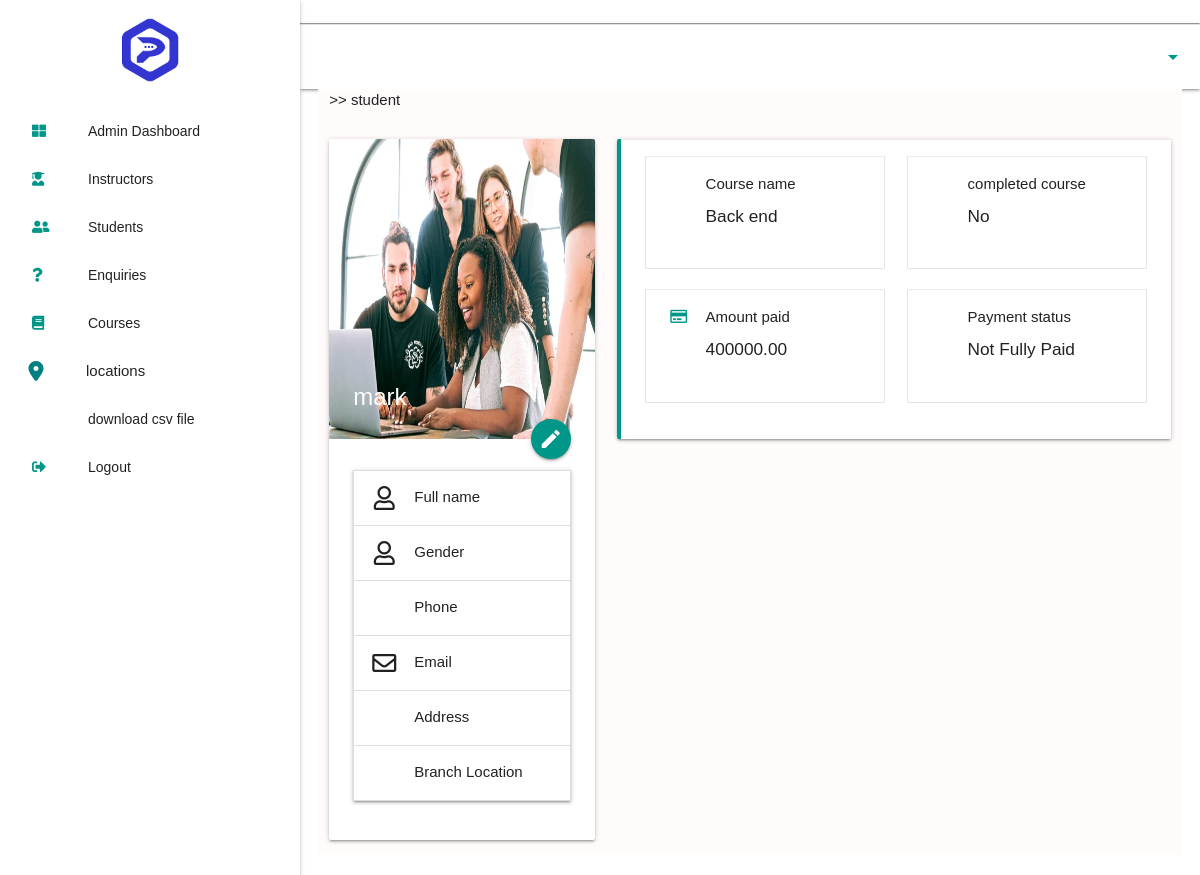
/student_detail/markhenrykk3qqxoxwb/, run on the app's committed database.
### parach_dashboard/models.py (models this page shows, shortened)
class Student(models.Model):
    firstname = models.CharField(max_length=255)
    lastname = models.CharField(max_length=255)
    mobile_phone = models.BigIntegerField(blank=True, null=True, default='070')
    email = models.EmailField(max_length=255)
    address = models.CharField(max_length=255)
    branch = models.ForeignKey(BranchLocation, null=True, on_delete=models.SET_NULL)
    GENDER = (
        ('Male', 'Male'),
        ('Female', 'Female')
    )
    gender = models.CharField(max_length=7, choices=GENDER, default='Male')
    profile_pic = models.ImageField( upload_to = 'Profile_pics', null = True, blank = True)
    course = models.ForeignKey(Course, null=True, on_delete=models.SET_NULL)
    slug = models.SlugField(null=False)
    amountpaid = models.DecimalField(max_digits=8, decimal_places=2, default='0000000.00',null=True, blank=True)
    STATUS = (
        ('Fully Paid', 'Fully Paid'),
        ('Not Fully Paid', 'Not Fully Paid'),
    )
    payment_status = models.CharField(max_length=16, choices=STATUS, default="Not Fully Paid")
    completed_course = models.BooleanField(default=False, null=True, blank=True)

class Course(models.Model):
    name = models.CharField(max_length=200)
    price = models.DecimalField(max_digits=8, decimal_places=2)
    slug = models.SlugField(null=False)

### parach_dashboard/student_views.py (the view)
# urls.py: path('student_detail/<slug:slug>/', student_views.student_detail, name='student_details'),
def student_detail(request,slug):
    student = Student.objects.get(slug=slug)
    context = {
        'student':student,
    }
    return render(request, 'student_template/student_detail.html', context)

### parach_dashboard/context_processors.py (called while the page is built)
def locationsView(request):
    locations = BranchLocation.objects.all()
    return{
        'locations':locations
    }

### parach_dashboard/models.py (called while the page is built)
    def __str__(self):
        return self.branch_name

### parach_dashboard/templates/student_template/student_detail.html (shortened to what this page needs)
{% extends 'admin_templates/admin-base.html' %}
{% load materializecss%}
{% load static %} {% block content %}
<main class="">
  <section class="profile-page">
    <div class="row">
      <div class="col s12 m12">>> student</div>
    </div>
    <div class="row">
      <div class="col s12 m4">
        <div class="card">
          <div class="card-image">
            {% if student.profile_pic %}
            <img src="{{student.profile_pic.url}}" alt="" />
            {% else %}
            <img src="{% static 'img/2.jpg' %}" alt="" class="" />
            {% endif %}
            <span class="card-title">{{student.firstname}}</span>
            <a
              class="btn-floating halfway-fab waves-effect waves-light teal"
              href="{% url 'parach_dashboard:student_updates' student.slug %}"
              ><i class="large material-icons">edit</i></a
            >
          </div>
          <div class="card-content">
            <ul class="collapsible">
              <li>
                <div class="collapsible-header">
                  <i class="far fa-user"></i>Full name
                </div>
              </li>
              <li>
                <div class="collapsible-header">
                  <i class="far fa-user"></i>Gender
                </div>
              </li>
              <li>
                <div class="collapsible-header">
                  <i class="far fa-phone"></i>Phone
                </div>
              </li>
              <li>
                <div class="collapsible-header">
                  <i class="far fa-envelope"></i>Email
                </div>
              </li>
              <li>
                <div class="collapsible-header">
                  <i class="far fa-map-marker-alt"></i>Address
                </div>
              </li>
              <li>
                <div class="collapsible-header">
                  <i class="far fa-map-marker-alt"></i>Branch Location
                </div>
              </li>
            </ul>
          </div>
        </div>
      </div>
      <div class="col m8">
        <div class="card horizontal card-design">
          <div class="card-stacked">
            <div class="card-action profile-info-card">
              <div class="row">
                <div class="col m6 s12">
                  <div class="card-action card-border">
                    <div class="row">
                      <div class="col m2">
                        <i class="far fa-book"></i>
                      </div>
                      <div class="col m10">
                        <span>Course name</span>
                        <h6>{{student.course.name}}</h6>
                      </div>
                    </div>
                  </div>
                </div>
                <div class="col m6 s12">
                  <div class="card-action card-border">
                    <div class="row">
                      <div class="col m2">
                        {%if student.completed_course == False or student.completed_course == Null%}
                        <i class="far fa-times"></i>
                        {%else%}
                        <i class="far fa-check"></i>
                        {%endif%}
                      </div>
                      <div class="col m10">
                        <span>completed course</span>
                        {%if student.completed_course == False or student.completed_course == Null%}
                        <h6>No</h6>
                        {%else%}
                        <h6>yes</h6>
                        {%endif%}
                      </div>
                    </div>
                  </div>
                </div>
              </div>
              <div class="row">
                <div class="col m6 s12">
                  <div class="card-action card-border">
                    <div class="row">
                      <div class="col m2">
                        <i class="far fa-credit-card"></i>
                      </div>
                      <div class="col m10">
                        <span>Amount paid</span>
                        <h6>{{student.amountpaid}}</h6>
                      </div>
                    </div>
                  </div>
                </div>
                <div class="col m6 s12">
                  <div class="card-action card-border">
                    <div class="row">
                      <div class="col m2">
                        {%if student.payment_status == 'Fully Paid'%}
                        <i class="far fa-check"></i>
                        {%else%}
                        <i class="far fa-times"></i>
                        {%endif%}
                      </div>
                      <div class="col m10 s12">
                        <span>Payment status</span>
                        <h6>{{student.payment_status}}</h6>
                      </div>
                    </div>
                  </div>
                </div>
              </div>
            </div>
          </div>
        </div>
      </div>
    </div>
  </section>
</main>
{% endblock %}

### static/css/customcss.css (style rules this page uses)
* { box-sizing: border-box; margin: 0; padding: 0; font-family: helvetica; }
:root { --main-color: #3335d1; --second-color:#009688; }
header, main, footer { padding-left: 300px; }
main { width: 97vw !important; margin:0 auto; }
.profile-page .card-image img { width: 100%; height: 300px; }

### parach_dashboard/templates/student_template/student_detail.html (style rules this page uses)
.profile-page { background-color: #fffbfb; }
.card-design { border-left: 4px solid #009688; }
.card-border { border: 1px solid #e3e3e3; }
.card-action i { font-size: 15px; color: #009688; }

### data on the page
Student: profile_pic (picture), firstname "mark", course.name "Back end", amountpaid "400000.00", payment_status "Not Fully Paid"
